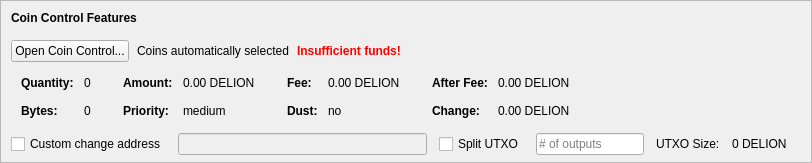
    <widget class="QFrame" name="frameCoinControl">
     <property name="sizePolicy">
      <sizepolicy hsizetype="Expanding" vsizetype="Expanding">
       <horstretch>0</horstretch>
       <verstretch>0</verstretch>
      </sizepolicy>
     </property>
     <property name="maximumSize">
      <size>
       <width>16777215</width>
       <height>16777215</height>
      </size>
     </property>
     <property name="frameShape">
      <enum>QFrame::StyledPanel</enum>
     </property>
     <property name="frameShadow">
      <enum>QFrame::Sunken</enum>
     </property>
     <layout class="QVBoxLayout" name="verticalLayoutCoinControl2">
      <property name="spacing">
       <number>0</number>
      </property>
      <property name="leftMargin">
       <number>0</number>
      </property>
      <property name="topMargin">
       <number>0</number>
      </property>
      <property name="rightMargin">
       <number>0</number>
      </property>
      <property name="bottomMargin">
       <number>6</number>
      </property>
      <item>
       <layout class="QVBoxLayout" name="verticalLayoutCoinControl" stretch="0,0,0,0,1">
        <property name="spacing">
         <number>0</number>
        </property>
        <property name="leftMargin">
         <number>10</number>
        </property>
        <property name="topMargin">
         <number>10</number>
        </property>
        <item>
         <layout class="QHBoxLayout" name="horizontalLayoutCoinControl1">
          <property name="bottomMargin">
           <number>15</number>
          </property>
          <item>
           <widget class="QLabel" name="labelCoinControlFeatures">
            <property name="sizePolicy">
             <sizepolicy hsizetype="Preferred" vsizetype="Maximum">
              <horstretch>0</horstretch>
              <verstretch>0</verstretch>
             </sizepolicy>
            </property>
            <property name="font">
             <font>
              <weight>75</weight>
              <bold>true</bold>
             </font>
            </property>
            <property name="styleSheet">
             <string notr="true">font-weight:bold;</string>
            </property>
            <property name="text">
             <string>Coin Control Features</string>
            </property>
           </widget>
          </item>
         </layout>
        </item>
        <item>
         <layout class="QHBoxLayout" name="horizontalLayoutCoinControl2" stretch="0,0,0,0">
          <property name="spacing">
           <number>8</number>
          </property>
          <property name="bottomMargin">
           <number>10</number>
          </property>
          <item>
           <widget class="QPushButton" name="pushButtonCoinControl">
            <property name="styleSheet">
             <string notr="true"/>
            </property>
            <property name="text">
             <string>Open Coin Control...</string>
            </property>
            <property name="autoDefault">
             <bool>false</bool>
            </property>
           </widget>
          </item>
          <item>
           <widget class="QLabel" name="labelCoinControlAutomaticallySelected">
            <property name="text">
             <string>Coins automatically selected</string>
            </property>
            <property name="margin">
             <number>5</number>
            </property>
           </widget>
          </item>
          <item>
           <widget class="QLabel" name="labelCoinControlInsuffFunds">
            <property name="font">
             <font>
              <weight>75</weight>
              <bold>true</bold>
             </font>
            </property>
            <property name="styleSheet">
             <string notr="true">color:red;font-weight:bold;</string>
            </property>
            <property name="text">
             <string>Insufficient funds!</string>
            </property>
            <property name="margin">
             <number>5</number>
            </property>
           </widget>
          </item>
          <item>
           <spacer name="horizontalSpacerCoinControl">
            <property name="orientation">
             <enum>Qt::Horizontal</enum>
            </property>
            <property name="sizeHint" stdset="0">
             <size>
              <width>40</width>
              <height>1</height>
             </size>
            </property>
           </spacer>
          </item>
         </layout>
        </item>
        <item>
         <widget class="QWidget" name="widgetCoinControl" native="true">
          <property name="sizePolicy">
           <sizepolicy hsizetype="Preferred" vsizetype="Preferred">
            <horstretch>0</horstretch>
            <verstretch>0</verstretch>
           </sizepolicy>
          </property>
          <property name="minimumSize">
           <size>
            <width>0</width>
            <height>0</height>
           </size>
          </property>
          <property name="styleSheet">
           <string notr="true"/>
          </property>
          <layout class="QHBoxLayout" name="horizontalLayoutCoinControl5">
           <property name="leftMargin">
            <number>0</number>
           </property>
           <property name="topMargin">
            <number>0</number>
           </property>
           <property name="rightMargin">
            <number>0</number>
           </property>
           <property name="bottomMargin">
            <number>0</number>
           </property>
           <item>
            <layout class="QHBoxLayout" name="horizontalLayoutCoinControl3" stretch="0,0,0,1">
             <property name="spacing">
              <number>20</number>
             </property>
             <property name="topMargin">
              <number>0</number>
             </property>
             <property name="bottomMargin">
              <number>10</number>
             </property>
             <item>
              <layout class="QFormLayout" name="formLayoutCoinControl1">
               <property name="horizontalSpacing">
                <number>10</number>
               </property>
               <property name="verticalSpacing">
                <number>14</number>
               </property>
               <property name="leftMargin">
                <number>10</number>
               </property>
               <property name="topMargin">
                <number>4</number>
               </property>
               <property name="rightMargin">
                <number>6</number>
               </property>
               <item row="0" column="0">
                <widget class="QLabel" name="labelCoinControlQuantityText">
                 <property name="font">
                  <font>
                   <weight>75</weight>
                   <bold>true</bold>
                  </font>
                 </property>
                 <property name="text">
                  <string>Quantity:</string>
                 </property>
                 <property name="margin">
                  <number>0</number>
                 </property>
                </widget>
               </item>
               <item row="0" column="1">
                <widget class="QLabel" name="labelCoinControlQuantity">
                 <property name="cursor">
                  <cursorShape>IBeamCursor</cursorShape>
                 </property>
                 <property name="contextMenuPolicy">
                  <enum>Qt::ActionsContextMenu</enum>
                 </property>
                 <property name="text">
                  <string notr="true">0</string>
                 </property>
                 <property name="margin">
                  <number>0</number>
                 </property>
                 <property name="textInteractionFlags">
                  <set>Qt::LinksAccessibleByMouse|Qt::TextSelectableByKeyboard|Qt::TextSelectableByMouse</set>
                 </property>
                </widget>
               </item>
               <item row="1" column="0">
                <widget class="QLabel" name="labelCoinControlBytesText">
                 <property name="font">
                  <font>
                   <weight>75</weight>
                   <bold>true</bold>
                  </font>
                 </property>
                 <property name="text">
                  <string>Bytes:</string>
                 </property>
                </widget>
               </item>
               <item row="1" column="1">
                <widget class="QLabel" name="labelCoinControlBytes">
                 <property name="cursor">
                  <cursorShape>IBeamCursor</cursorShape>
                 </property>
                 <property name="contextMenuPolicy">
                  <enum>Qt::ActionsContextMenu</enum>
                 </property>
                 <property name="text">
                  <string notr="true">0</string>
                 </property>
                 <property name="textInteractionFlags">
                  <set>Qt::LinksAccessibleByMouse|Qt::TextSelectableByKeyboard|Qt::TextSelectableByMouse</set>
                 </property>
                </widget>
               </item>
              </layout>
             </item>
             <item>
              <layout class="QFormLayout" name="formLayoutCoinControl2">
               <property name="horizontalSpacing">
                <number>10</number>
               </property>
               <property name="verticalSpacing">
                <number>14</number>
               </property>
               <property name="leftMargin">
                <number>6</number>
               </property>
               <property name="topMargin">
                <number>4</number>
               </property>
               <property name="rightMargin">
                <number>6</number>
               </property>
               <item row="0" column="0">
                <widget class="QLabel" name="labelCoinControlAmountText">
                 <property name="font">
                  <font>
                   <weight>75</weight>
                   <bold>true</bold>
                  </font>
                 </property>
                 <property name="text">
                  <string>Amount:</string>
                 </property>
                 <property name="margin">
                  <number>0</number>
                 </property>
                </widget>
               </item>
               <item row="0" column="1">
                <widget class="QLabel" name="labelCoinControlAmount">
                 <property name="cursor">
                  <cursorShape>IBeamCursor</cursorShape>
                 </property>
                 <property name="contextMenuPolicy">
                  <enum>Qt::ActionsContextMenu</enum>
                 </property>
                 <property name="text">
                  <string notr="true">0.00 DELION</string>
                 </property>
                 <property name="textInteractionFlags">
                  <set>Qt::LinksAccessibleByMouse|Qt::TextSelectableByKeyboard|Qt::TextSelectableByMouse</set>
                 </property>
                </widget>
               </item>
               <item row="1" column="0">
                <widget class="QLabel" name="labelCoinControlPriorityText">
                 <property name="font">
                  <font>
                   <weight>75</weight>
                   <bold>true</bold>
                  </font>
                 </property>
                 <property name="text">
                  <string>Priority:</string>
                 </property>
                </widget>
               </item>
               <item row="1" column="1">
                <widget class="QLabel" name="labelCoinControlPriority">
                 <property name="cursor">
                  <cursorShape>IBeamCursor</cursorShape>
                 </property>
                 <property name="contextMenuPolicy">
                  <enum>Qt::ActionsContextMenu</enum>
                 </property>
                 <property name="text">
                  <string>medium</string>
                 </property>
                 <property name="textInteractionFlags">
                  <set>Qt::LinksAccessibleByMouse|Qt::TextSelectableByKeyboard|Qt::TextSelectableByMouse</set>
                 </property>
                </widget>
               </item>
              </layout>
             </item>
             <item>
              <layout class="QFormLayout" name="formLayoutCoinControl3">
               <property name="horizontalSpacing">
                <number>10</number>
               </property>
               <property name="verticalSpacing">
                <number>14</number>
               </property>
               <property name="leftMargin">
                <number>6</number>
               </property>
               <property name="topMargin">
                <number>4</number>
               </property>
               <property name="rightMargin">
                <number>6</number>
               </property>
               <item row="0" column="0">
                <widget class="QLabel" name="labelCoinControlFeeText">
                 <property name="font">
                  <font>
                   <weight>75</weight>
                   <bold>true</bold>
                  </font>
                 </property>
                 <property name="text">
                  <string>Fee:</string>
                 </property>
                 <property name="margin">
                  <number>0</number>
                 </property>
                </widget>
               </item>
               <item row="0" column="1">
                <widget class="QLabel" name="labelCoinControlFee">
                 <property name="cursor">
                  <cursorShape>IBeamCursor</cursorShape>
                 </property>
                 <property name="contextMenuPolicy">
                  <enum>Qt::ActionsContextMenu</enum>
                 </property>
                 <property name="text">
                  <string notr="true">0.00 DELION</string>
                 </property>
                 <property name="textInteractionFlags">
                  <set>Qt::LinksAccessibleByMouse|Qt::TextSelectableByKeyboard|Qt::TextSelectableByMouse</set>
                 </property>
                </widget>
               </item>
               <item row="1" column="0">
                <widget class="QLabel" name="labelCoinControlLowOutputText">
                 <property name="font">
                  <font>
                   <weight>75</weight>
                   <bold>true</bold>
                  </font>
                 </property>
                 <property name="text">
                  <string>Dust:</string>
                 </property>
                </widget>
               </item>
               <item row="1" column="1">
                <widget class="QLabel" name="labelCoinControlLowOutput">
                 <property name="cursor">
                  <cursorShape>IBeamCursor</cursorShape>
                 </property>
                 <property name="contextMenuPolicy">
                  <enum>Qt::ActionsContextMenu</enum>
                 </property>
                 <property name="text">
                  <string>no</string>
                 </property>
                 <property name="textInteractionFlags">
                  <set>Qt::LinksAccessibleByMouse|Qt::TextSelectableByKeyboard|Qt::TextSelectableByMouse</set>
                 </property>
                </widget>
               </item>
              </layout>
             </item>
             <item>
              <layout class="QFormLayout" name="formLayoutCoinControl4">
               <property name="horizontalSpacing">
                <number>10</number>
               </property>
               <property name="verticalSpacing">
                <number>14</number>
               </property>
               <property name="leftMargin">
                <number>6</number>
               </property>
               <property name="topMargin">
                <number>4</number>
               </property>
               <property name="rightMargin">
                <number>6</number>
               </property>
               <item row="0" column="0">
                <widget class="QLabel" name="labelCoinControlAfterFeeText">
                 <property name="font">
                  <font>
                   <weight>75</weight>
                   <bold>true</bold>
                  </font>
                 </property>
                 <property name="text">
                  <string>After Fee:</string>
                 </property>
                 <property name="margin">
                  <number>0</number>
                 </property>
                </widget>
               </item>
               <item row="0" column="1">
                <widget class="QLabel" name="labelCoinControlAfterFee">
                 <property name="cursor">
                  <cursorShape>IBeamCursor</cursorShape>
                 </property>
                 <property name="contextMenuPolicy">
                  <enum>Qt::ActionsContextMenu</enum>
                 </property>
                 <property name="text">
                  <string notr="true">0.00 DELION</string>
                 </property>
                 <property name="textInteractionFlags">
                  <set>Qt::LinksAccessibleByMouse|Qt::TextSelectableByKeyboard|Qt::TextSelectableByMouse</set>
                 </property>
                </widget>
               </item>
               <item row="1" column="0">
                <widget class="QLabel" name="labelCoinControlChangeText">
                 <property name="font">
                  <font>
                   <weight>75</weight>
                   <bold>true</bold>
                  </font>
                 </property>
                 <property name="text">
                  <string>Change:</string>
                 </property>
                </widget>
               </item>
               <item row="1" column="1">
                <widget class="QLabel" name="labelCoinControlChange">
                 <property name="cursor">
                  <cursorShape>IBeamCursor</cursorShape>
                 </property>
                 <property name="contextMenuPolicy">
                  <enum>Qt::ActionsContextMenu</enum>
                 </property>
                 <property name="text">
                  <string notr="true">0.00 DELION</string>
                 </property>
                 <property name="textInteractionFlags">
                  <set>Qt::LinksAccessibleByMouse|Qt::TextSelectableByKeyboard|Qt::TextSelectableByMouse</set>
                 </property>
                </widget>
               </item>
              </layout>
             </item>
            </layout>
           </item>
          </layout>
         </widget>
        </item>
        <item>
         <layout class="QHBoxLayout" name="horizontalLayoutCoinControl4" stretch="0,0,0,0,0,0,0">
          <property name="spacing">
           <number>12</number>
          </property>
          <property name="sizeConstraint">
           <enum>QLayout::SetDefaultConstraint</enum>
          </property>
          <property name="topMargin">
           <number>5</number>
          </property>
          <property name="rightMargin">
           <number>5</number>
          </property>
          <item>
           <widget class="QCheckBox" name="checkBoxCoinControlChange">
            <property name="toolTip">
             <string>If this is activated, but the change address is empty or invalid, change will be sent to a newly generated address.</string>
            </property>
            <property name="text">
             <string>Custom change address</string>
            </property>
           </widget>
          </item>
          <item>
           <widget class="QValidatedLineEdit" name="lineEditCoinControlChange">
            <property name="enabled">
             <bool>false</bool>
            </property>
            <property name="sizePolicy">
             <sizepolicy hsizetype="Expanding" vsizetype="Fixed">
              <horstretch>0</horstretch>
              <verstretch>0</verstretch>
             </sizepolicy>
            </property>
           </widget>
          </item>
          <item>
           <widget class="QCheckBox" name="splitBlockCheckBox">
            <property name="text">
             <string>Split UTXO</string>
            </property>
           </widget>
          </item>
          <item>
           <widget class="QLineEdit" name="splitBlockLineEdit">
            <property name="sizePolicy">
             <sizepolicy hsizetype="Fixed" vsizetype="Fixed">
              <horstretch>50</horstretch>
              <verstretch>0</verstretch>
             </sizepolicy>
            </property>
            <property name="placeholderText">
             <string># of outputs</string>
            </property>
           </widget>
          </item>
          <item>
           <widget class="QLabel" name="labelBlockSizeText">
            <property name="text">
             <string>UTXO Size:</string>
            </property>
           </widget>
          </item>
          <item>
           <widget class="QLabel" name="labelBlockSize">
            <property name="text">
             <string>0 DELION</string>
            </property>
           </widget>
          </item>
          <item>
           <widget class="QLabel" name="labelCoinControlChangeLabel">
            <property name="sizePolicy">
             <sizepolicy hsizetype="Preferred" vsizetype="Expanding">
              <horstretch>0</horstretch>
              <verstretch>0</verstretch>
             </sizepolicy>
            </property>
            <property name="minimumSize">
             <size>
              <width>0</width>
              <height>0</height>
             </size>
            </property>
            <property name="text">
             <string/>
            </property>
            <property name="margin">
             <number>3</number>
            </property>
           </widget>
          </item>
         </layout>
        </item>
        <item>
         <spacer name="verticalSpacerCoinControl">
          <property name="orientation">
           <enum>Qt::Vertical</enum>
          </property>
          <property name="sizeHint" stdset="0">
           <size>
            <width>800</width>
            <height>1</height>
           </size>
          </property>
         </spacer>
        </item>
       </layout>
      </item>
     </layout>
    </widget>
